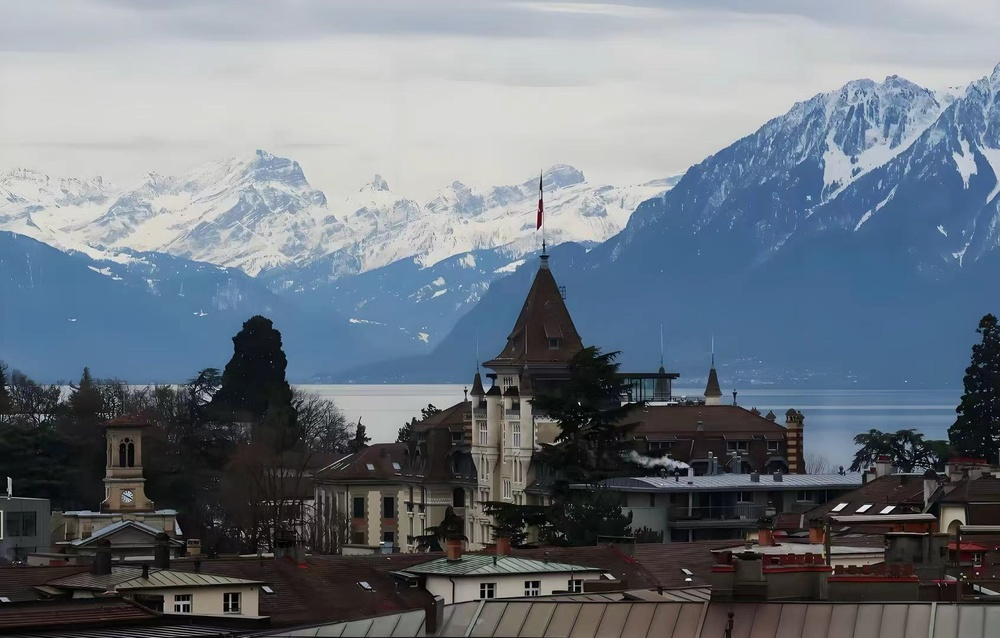
#> input picture 图像认知与OpenCV/03.二值化/wallpaper.jpg, 1000 x 638 px, shrunk from 1692 x 1079 before the run
$ python '02.反阈值法二值化.py'
#> lines starting #> are read from the running program, lines starting #| are printed output that depends on the picture; after the words box and inside, x2 and y2 are one past the last pixel; in counts of white or black regions, pixels touching at a corner belong together
import cv2
import numpy as np

# 获取彩色图
image_input = cv2.imread('./wallpaper.jpg')
#> image_input is the input picture: shape (638, 1000, 3); mean B, G, R 128.8, 118.8, 109.7

# 灰度化
image_input_gray = cv2.cvtColor(image_input,cv2.COLOR_BGR2GRAY)
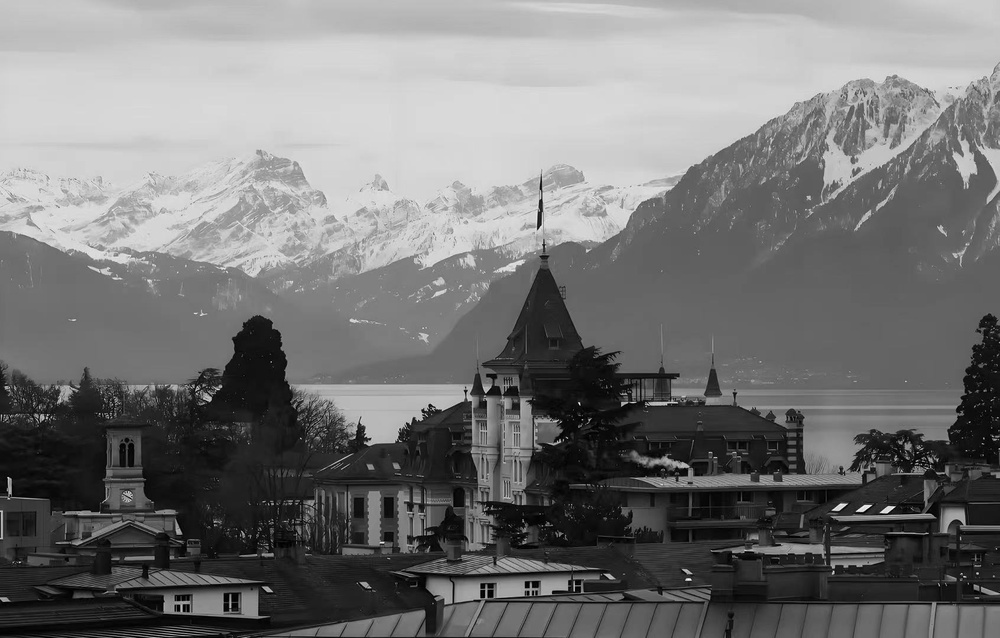
#> image_input_gray: shape (638, 1000); min 0, max 254, mean 117.3

# 设置阈值和maxval
thresh = 127
maxval = 255

ret,image_input_thresh = cv2.threshold(image_input_gray,thresh,maxval,cv2.THRESH_BINARY_INV)
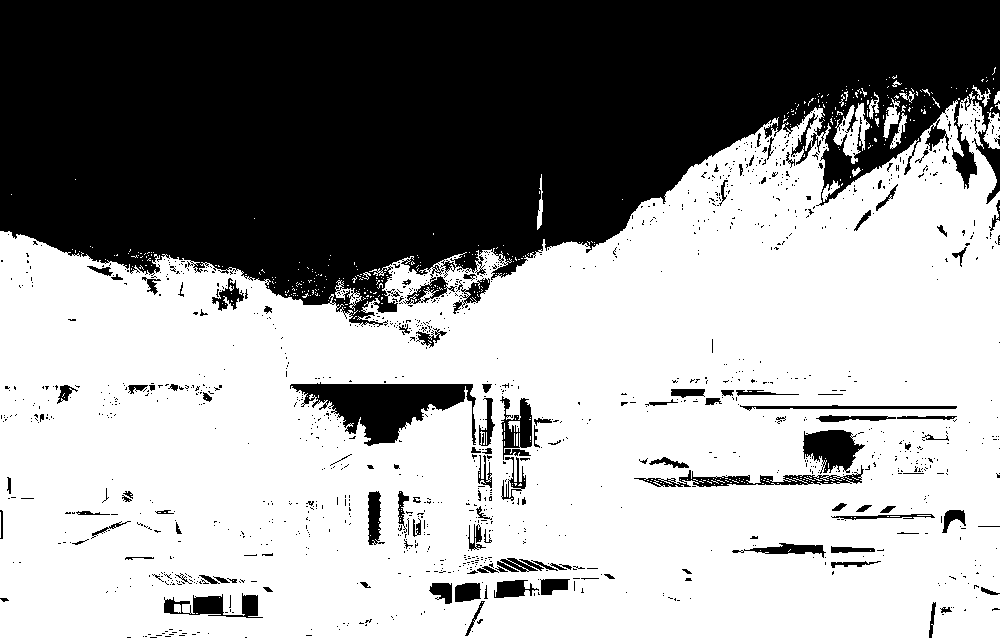
#> image_input_thresh: shape (638, 1000); 60.8% white; 1296 black regions (1170 under 20 px), largest, box (x1, y1, x2, y2) and area: (0, 0, 1000, 327) 222899, (290, 382, 476, 446) 5954, (803, 430, 865, 474) 1688
#> ret = 127

cv2.imshow('image_input_thresh',image_input_thresh)
cv2.waitKey(0)
